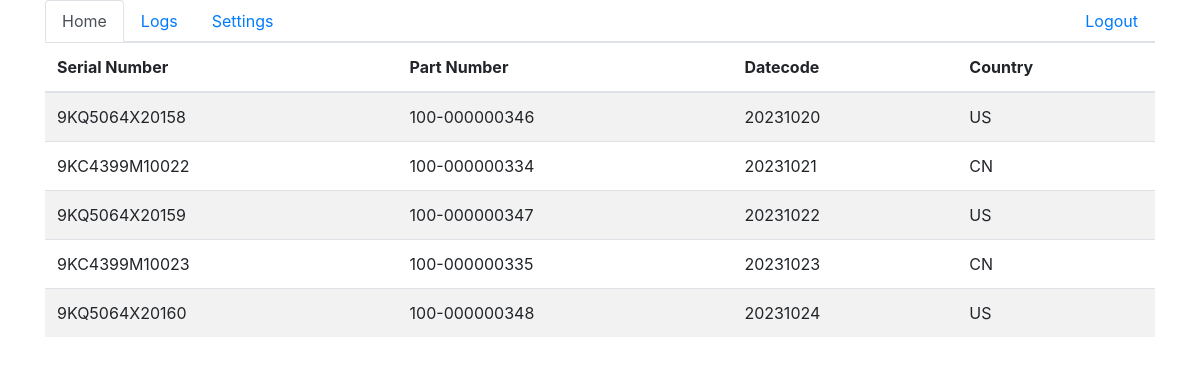
The page / (signed in) on the database its author committed.
### tables this page shows
CREATE TABLE UNITS (
        id INTEGER PRIMARY KEY AUTOINCREMENT,
        date_added DATETIME DEFAULT CURRENT_TIMESTAMP,
        date_last_modified DATETIME DEFAULT CURRENT_TIMESTAMP,
        serial_number VARCHAR(20) NOT NULL,
        part_number VARCHAR(20),
        datecode VARCHAR(10),
        country VARCHAR(15),
        composite_snpn VARCHAR(30)
    );

### app.py (the view)
@app.route('/')
def index():
    if 'user_id' not in session:
        return redirect(url_for('login'))
    db = get_db()
    units = db.execute('SELECT * FROM UNITS').fetchall()
    db.close()
    return render_template('index.html', units=units)

### app.py (called while the page is built)
def get_db():
    db = getattr(g, '_database', None)
    if db is None:
        db = g._database = sqlite3.connect('cputracker.db')
        db.row_factory = sqlite3.Row  # This allows us to access columns by name
    return db

@app.teardown_appcontext
def close_connection(exception):
    db = getattr(g, '_database', None)
    if db is not None:
        db.close()

### templates/index.html (shortened to what this page needs)
<!DOCTYPE html>
<html>
<head>
    <link rel="stylesheet" href="https://stackpath.bootstrapcdn.com/bootstrap/4.5.2/css/bootstrap.min.css">
</head>
<body>
    <div class="container">
        <ul class="nav nav-tabs" id="myTab" role="tablist">
            <li class="nav-item">
                <a class="nav-link active" id="home-tab" data-toggle="tab" href="#home" role="tab" aria-controls="home" aria-selected="true">Home</a>
            </li>
            <li class="nav-item">
                <a class="nav-link" id="logs-tab" data-toggle="tab" href="#logs" role="tab" aria-controls="logs" aria-selected="false">Logs</a>
            </li>
            <li class="nav-item">
                <a class="nav-link" id="settings-tab" data-toggle="tab" href="#settings" role="tab" aria-controls="settings" aria-selected="false">Settings</a>
            </li>
            <li class="nav-item ml-auto">
                <a class="nav-link" href="#logout">Logout</a>
            </li>
        </ul>
        <div class="tab-content" id="myTabContent">
            <div id="home" class="tab-pane fade show active" role="tabpanel" aria-labelledby="home-tab">
                <table class="table table-striped">
                    <thead>
                        <tr>
                            <th>Serial Number</th>
                            <th>Part Number</th>
                            <th>Datecode</th>
                            <th>Country</th>
                        </tr>
                    </thead>
                    <tbody>
                        {% for unit in units %}
                        <tr>
                            <td>{{ unit.serial_number }}</td>
                            <td>{{ unit.part_number }}</td>
                            <td>{{ unit.datecode }}</td>
                            <td>{{ unit.country }}</td>
                        </tr>
                        {% endfor %}
                    </tbody>
                </table>
            </div>
        </div>
    </div>
</body>
</html>

### rows shown on the page
UNITS: serial_number "9KQ5064X20158", part_number "100-000000346", datecode "20231020", country "US"
UNITS: serial_number "9KC4399M10022", part_number "100-000000334", datecode "20231021", country "CN"
UNITS: serial_number "9KQ5064X20159", part_number "100-000000347", datecode "20231022", country "US"
UNITS: serial_number "9KC4399M10023", part_number "100-000000335", datecode "20231023", country "CN"
UNITS: serial_number "9KQ5064X20160", part_number "100-000000348", datecode "20231024", country "US"
